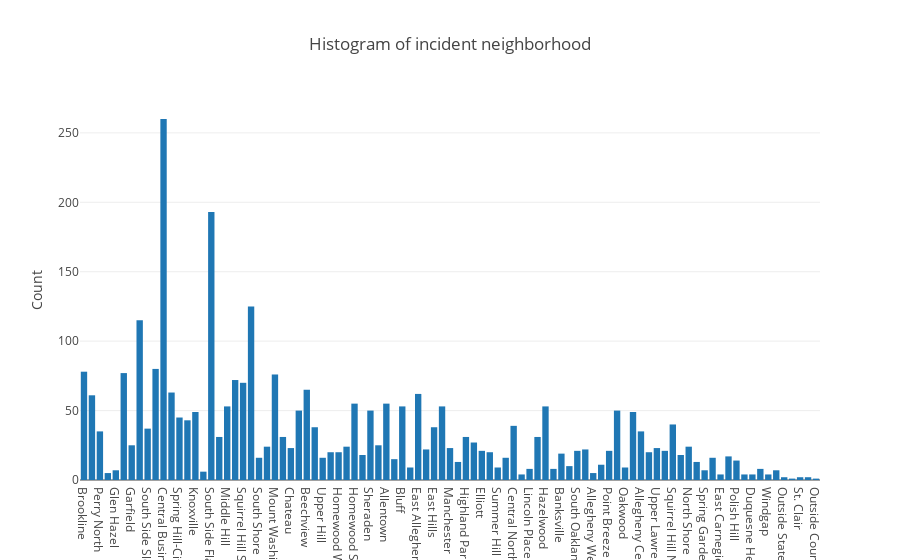

Notebook cell for this chart:
### Markdown cell above
We can use Plotly's python API to plot inside Jupyter Notebook by calling plotly.plotly.iplot() or plotly.offline.iplot() if working offline. 
Usually we need to specify the data of each dimension and also add layout attributes (titles) to figure, then an interactive version of the plot will be generated inside the Notebook.

Below is the hierarchy of a plotly figure: ( in which {} = dictionary, [] = list, ABC = string, 123 = number))
![](figure.png)

For commonly used simple plot we only need to add data of x, y axis to trace and specified the plot type:

Below is a basic Histogram example:

### Code cell
x = crimes['INCIDENTNEIGHBORHOOD']
# add x axis data to trace
data = [Histogram(x=x)]
layout = Layout(
    title='Histogram of incident neighborhood',
    yaxis=dict(
        title='Count'
    )
)
fig = Figure(data=data, layout=layout)
offline.iplot(fig)

### Figure 1 — Plotly figure (JSON) as saved in the notebook; plotly's stock layout.template omitted (floating-point values rounded to 4 significant figures; data arrays with more than 128 entries replaced by an {"elided": "..."} marker saying what was removed)
{"data": [{"type": "histogram", "x": {"elided": "3239 str values"}}], "layout": {"title": "Histogram of incident neighborhood", "yaxis": {"title": "Count"}}}
